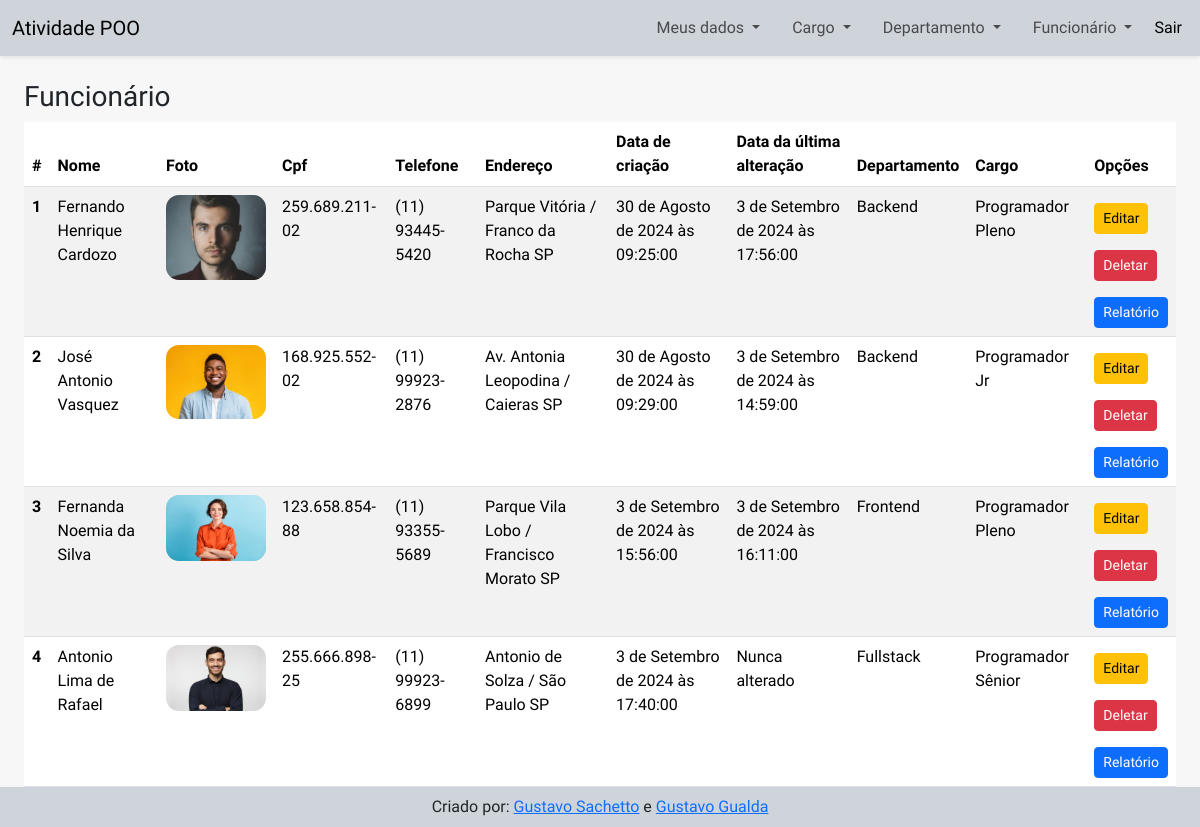
The page /view/page/funcionario.php (signed in) on the database its author committed.
### tables this page shows
CREATE TABLE `funcionario` (
  `funcional` int(11) NOT NULL,
  `cpf` char(14) NOT NULL,
  `nome` varchar(40) NOT NULL,
  `telefone` char(15) DEFAULT NULL,
  `endereco` varchar(70) NOT NULL,
  `created_at` datetime NOT NULL,
  `updated_at` datetime DEFAULT NULL,
  `image_url` varchar(80) DEFAULT NULL,
  `codDepartamento` int(11) NOT NULL,
  `codCargo` int(11) NOT NULL
);

CREATE TABLE `departamento` (
  `nomeDepartamento` varchar(45) NOT NULL,
  `codDepartamento` int(11) NOT NULL,
  `created_at` datetime NOT NULL,
  `updated_at` datetime DEFAULT NULL
);

CREATE TABLE `cargo` (
  `nomeCargo` varchar(50) NOT NULL,
  `salario` decimal(8,2) NOT NULL,
  `codCargo` int(11) NOT NULL,
  `created_at` datetime NOT NULL,
  `updated_at` datetime DEFAULT NULL
);

### model/classFuncionario.php (called while the page is built, shortened)
<?php
require_once 'classConexao.php';
class Funcionario
{
    public static function read(string $where = null, string $order = null,  string $limit = null, string $fields = '*'): array
    {
        $consult = new Conection('funcionario');
        $consult->join('cargo','cargo.codCargo = funcionario.codCargo');
        $consult->join('departamento','departamento.codDepartamento = funcionario.codDepartamento');
        return $consult->select($where, $order, $limit, $fields)->fetchAll(PDO::FETCH_ASSOC);
    }
}

### model/classConexao.php (called while the page is built, shortened)
<?php
class Conection
{
    private string $table;
    private string $join = '';
    private PDO $conection;
    private static string $dbname;
    private static string $dbhost;
    private static string $dbuser;
    private static string $dbpassword;
    public function __construct(string $table)
    {
        $this->table = $table;
    }
    public static function config(string $dbname, string $dbhost, string $dbuser, string $dbpassword): void
    {
        self::$dbname     = $dbname;
        self::$dbhost     = $dbhost;
        self::$dbuser     = $dbuser;
        self::$dbpassword = $dbpassword;
    }
    public function setConection(): void
    {
        try {
            $this->conection = new PDO("mysql:dbname=".self::$dbname.";host=".self::$dbhost, self::$dbuser, self::$dbpassword);
        } catch (\PDOException $th) {
            echo('<script>console.error("ERROR CONECTION")</script>');
        }
    }
    public function execute(string $query, array $values = []): PDOStatement|false
    {
        try {
            $statement = $this->conection->prepare($query);
            $statement->execute($values);
            return $statement;
        } catch (\Throwable $th) {
            echo('<script>console.error("ERROR EXECUTE")</script>');
            return false;
        }
    }
    public function join(string $foreignTable, string $match, string $joinType = "INNER JOIN"): void
    {
       $this->join .= " {$joinType} {$foreignTable} ON {$match} ";
    }
    public function select(
        string $where = null,
        string $order = null,
        string $limit = null,
        string $fields = '*'
        ): PDOStatement|false
    {
        isset($where) ? $where = ' WHERE ' . $where . ' ' : $where = '';
        isset($order) ? $order = ' ORDER BY ' . $order . ' ' : $order = '';
        isset($limit) ? $limit = ' LIMIT ' . $limit . ' ' : $limit = '';
        isset($this->join) ? $join =$this->join : $join = '';
        $query = "SELECT {$fields} FROM " . $this->table . $join . $where . $order . $limit;
        return $this->execute($query);
    }
}

### controller/exibeFuncionario.php (called while the page is built)
<?php
require '../../model/classFuncionario.php';
$result = Funcionario::read(null, 'funcional ASC', null, 'cargo.codCargo, cargo.nomeCargo, departamento.nomeDepartamento, departamento.codDepartamento, funcionario.*');

### controller/DateFormatter.php (called while the page is built, shortened)
<?php
class DateFormatter
{
    private static $months = [
        1 => "Janeiro",
        2 => "Fevereiro",
        3 => "Março",
        4 => "Abril",
        5 => "Maio",
        6 => "Junho",
        7 => "Julho",
        8 => "Agosto",
        9 => "Setembro",
        10 => "Outubro",
        11 => "Novembro",
        12 => "Dezembro"
    ];
    public static function format($dateTimeString) {
        $dateTime = DateTime::createFromFormat('Y-m-d H:i:s', $dateTimeString);
        $day = $dateTime->format('j');
        $month = (int)$dateTime->format('n');
        $year = $dateTime->format('Y');
        $formattedDate = "{$day} de " . self::$months[$month] . " de {$year}";
        if ($dateTimeString !== $dateTime->format('Y-m-d')) {
            $formattedDate .= " às " . $dateTime->format('H:i:s');
        }
        return $formattedDate;
    }
}

### view/page/funcionario.php (the view, shortened to what this page needs)
<!DOCTYPE html>
<html lang="en">
<head>
  <?php include '../layout/head.php' ?>
</head>
<body>
  <?php include '../../controller/exibeFuncionario.php'?>
  <?php include_once '../../controller/DateFormatter.php' ?>
  <header>
    <?php include '../layout/navbar.php' ?>
  </header>
  <main class="m-4 d-flex flex-column">
    <article>
      <h3 class="fw-normal">Funcionário</h3>
      <section class="table-responsive">
        <table class="table table-striped">
          <thead>
            <tr>
              <th scope="col">#</th>
              <th scope="col">Nome</th>
              <th scope="col">Foto</th>
              <th scope="col">Cpf</th>
              <th scope="col">Telefone</th>
              <th scope="col">Endereço</th>
              <th scope="col">Data de criação</th>
              <th scope="col">Data da última alteração</th>
              <th scope="col">Departamento</th>
              <th scope="col">Cargo</th>
              <th scope="col">Opções</th>
            </tr>
          </thead>
          <tbody>
          <?php if (isset($result) && count($result) > 0): ?>
            <?php foreach ($result as $value): ?>
                <tr>
                    <th scope="row"><?= $value['funcional'] ?></th>
                    <td><?= $value['nome'] ?></td>
                    <td> <img src="<?= URL. "/" . $value['image_url']?>" style="border-radius:13px;" alt="foto do funcionario" width="100" /></td>
                    <td><?= $value['cpf'] ?></td>
                    <td><?= $value['telefone'] ?></td>
                    <td><?= $value['endereco'] ?></td>
                    <td><?= DateFormatter::format($value['created_at']) ?></td>
                    <td><?= empty($value['updated_at']) ? 'Nunca alterado' : DateFormatter::format($value['updated_at']) ?></td>
                    <td><?= $value['nomeDepartamento'] ?></td>
                    <td><?= $value['nomeCargo'] ?></td>
                    <td>
                        <form action="formEditFuncionario.php" method="get">
                            <button
                                type="submit"
                                name="cod"
                                class="btn btn-sm btn-warning my-2"
                                data-bs-toggle="modal"
                                data-bs-target="#formEdit"
                                value="<?= $value['funcional'] ?>"
                            >
                                Editar
                            </button>
                        </form>
                        <form action="formDeleteFuncionario.php" method="get">
                            <button
                                type="submit"
                                name="cod"
                                class="btn btn-sm btn-danger my-2"
                                data-bs-toggle="modal"
                                data-bs-target="#formDelete"
                                value="<?= $value['funcional'] ?>"
                            >
                                Deletar
                            </button>
                        </form>
                        <form action="relatorioFuncionario.php" method="get">
                            <button
                                type="submit"
                                name="cod"
                                class="btn btn-sm btn-primary mt-2"
                                data-bs-toggle="modal"
                                data-bs-target="#formDelete"
                                value="<?= $value['funcional'] ?>"
                            >
                                Relatório
                            </button>
                        </form>
                    </td>
                </tr>
            <?php endforeach; ?>
          <?php endif; ?>
          </tbody>
        </table>
      </section>
    </article>
  </main>
  <?php include '../layout/footer.php' ?>
</body>
</html>

### view/layout/head.php (shortened to what this page needs)
<link href="https://cdn.jsdelivr.net/npm/bootstrap@5.3.3/dist/css/bootstrap.min.css" rel="stylesheet">
<link rel="stylesheet" href="<?= URL ?>/view/css/style.css">

### view/layout/navbar.php (shortened to what this page needs)
<nav class="navbar navbar-expand-lg bg-dark-subtle shadow-sm">
  <div class="container-fluid">
    <a class="navbar-brand" href="<?= URL ?>/">Atividade POO</a>
    <div class="collapse navbar-collapse justify-content-end" id="navbarNav">
      <ul class="navbar-nav">
        <?php if (isset($_SESSION['usuario'])): ?>
          <li class="nav-item dropdown mx-2">
            <a class="nav-link dropdown-toggle" href="#" id="cargoDropdown" role="button" data-bs-toggle="dropdown" aria-expanded="false">
              Meus dados
            </a>
          </li>
          <?php if (boolval($_SESSION["usuario"]["status"]) == true): ?>
            <li class="nav-item dropdown mx-2">
              <a class="nav-link dropdown-toggle" href="#" id="cargoDropdown" role="button" data-bs-toggle="dropdown" aria-expanded="false">
                Cargo
              </a>
            </li>
            <li class="nav-item dropdown mx-2">
              <a class="nav-link dropdown-toggle" href="#" id="departamentoDropdown" role="button" data-bs-toggle="dropdown" aria-expanded="false">
                Departamento
              </a>
            </li>
            <li class="nav-item dropdown mx-2">
              <a class="nav-link dropdown-toggle" href="#" id="funcionarioDropdown" role="button" data-bs-toggle="dropdown" aria-expanded="false">
                Funcionário
              </a>
            </li>
          <?php endif; ?>
          <button type="button" style="border: none;background: transparent;" id="logout">Sair</button>
        <?php endif; ?>
      </ul>
    </div>
  </div>
</nav>

### view/layout/footer.php
<footer class="navbar navbar-expand-lg bg-dark-subtle fixed-bottom shadow-sm">
    <nav class="d-flex justify-content-center container-fluid">
      <span class="nav-link">
        Criado por: <a href="https://github.com/GustavoSachetto" target="_blank">Gustavo Sachetto</a> e <a href="https://github.com/iCrowleySHR" target="_blank">Gustavo Gualda</a>
      </span>
    </nav>
  </footer>

### view/css/style.css (style rules this page uses)
* { font-family: 'Fira sans', Arial, Helvetica, sans-serif; }
body { background: #f7f7f7; }

### rows shown on the page
funcionario: funcional "1", nome "Fernando Henrique Cardozo", image_url (picture), cpf "259.689.211-02", telefone "(11) 93445-5420", endereco "Parque Vitória / Franco da Rocha SP", created_at "30 de Agosto de 2024 às 09:25:00", updated_at "3 de Setembro de 2024 às 17:56:00", codDepartamento.nomeDepartamento "Backend", codCargo.nomeCargo "Programador Pleno"
funcionario: funcional "2", nome "José Antonio Vasquez", image_url (picture), cpf "168.925.552-02", telefone "(11) 99923-2876", endereco "Av. Antonia Leopodina / Caieras SP", created_at "30 de Agosto de 2024 às 09:29:00", updated_at "3 de Setembro de 2024 às 14:59:00", codDepartamento.nomeDepartamento "Backend", codCargo.nomeCargo "Programador Jr"
funcionario: funcional "3", nome "Fernanda Noemia da Silva", image_url (picture), cpf "123.658.854-88", telefone "(11) 93355-5689", endereco "Parque Vila Lobo / Francisco Morato SP", created_at "3 de Setembro de 2024 às 15:56:00", updated_at "3 de Setembro de 2024 às 16:11:00", codDepartamento.nomeDepartamento "Frontend", codCargo.nomeCargo "Programador Pleno"
funcionario: funcional "4", nome "Antonio Lima de Rafael", image_url (picture), cpf "255.666.898-25", telefone "(11) 99923-6899", endereco "Antonio de Solza / São Paulo SP", created_at "3 de Setembro de 2024 às 17:40:00", shows "Nunca alterado", codDepartamento.nomeDepartamento "Fullstack", codCargo.nomeCargo "Programador Sênior"
